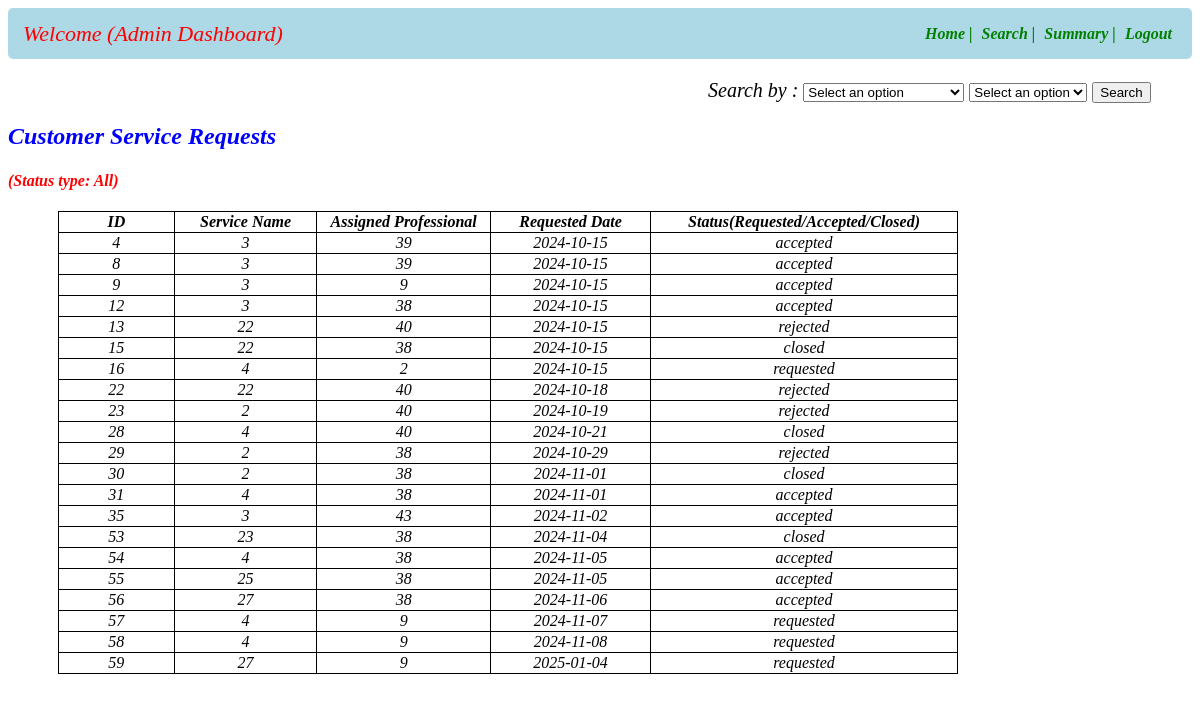
The page /adminsearch on the database its author committed.
### app.py (models this page shows)
class Customer_Service_Request(db.Model):
    __tablename__="customer_service_request"
    id=db.Column(db.Integer,primary_key=True)
    service_id=db.Column(db.Integer,db.ForeignKey(Service_Info.id),nullable=False)
    customer_id=db.Column(db.Integer,db.ForeignKey(User_Info.id),nullable=False)
    professional_id=db.Column(db.Integer,db.ForeignKey(User_Info.id),nullable=False)
    date_of_request=db.Column(db.String,nullable=False)
    date_of_completion=db.Column(db.String,nullable=False)
    service_status=db.Column(db.String,nullable=False)
    remarks=db.Column(db.String)
    location=db.Column(db.String,nullable=False)
    ratings=db.Column(db.String,nullable=False)

### app.py (the view, shortened to what this page needs)
@app.route("/adminsearch",methods=["GET","POST"])
def admin_search():
    servname=Service_Info.query.all()
    crequests=Customer_Service_Request.query.all()
    return render_template("admin_search.html",crequests=crequests)

### templates/admin_search.html (shortened to what this page needs)
<!DOCTYPE html>
<html lang="en">
<head>
</head>
<body>
    <div id="header">
        <nav class="navbar">
            <div class="navdiv">
                <div class="logo">Welcome (Admin Dashboard)</div>
                <ul>
                    <li><a href="/admindashboard">Home |</a></li>
                    <li><a href="/adminsearch">Search |</a></li>
                    <li><a href="/adminsummary">Summary |</a></li>
                    <li><a href="/login">Logout</a></li>
                </ul>
            </div>
        </nav>
    </div>
    <div id="main">
        <form action="/adminsearch" id="form" method="POST">
            <div id="search">
                <label for="dropdown1">Search by :</label>
                <select name="s_name" id="dropdown1"onchange="populateDropdown2()" row="4" cols="21">
                    <option value="">Select an option </option>
                </select>
                    <select name ="s_text" id ="dropdown2">
                        <option value="">Select an option </option>
                    </select>
                    <button type="submit" btn btn-primary data-bs-toggle="tooltip" data-bs-placement="left" title="Click to search">Search</button>
                </div>
            </div>
        {% if searchby=="option3" %}
        <div>
            <h2 style="font-style:italic;color:blue">Service Professional's List</h2>
            <h4 style="color:red;">(Admin may block/unblock professionals)</h4>
            <table id = "professionals-table">
                <thead id="th">
                    <tr>
                        <th>ID</th>
                        <th>Name</th>
                        <th>Experience</th>
                        <th>Service Name</th>
                        <th>Status</th>
                        <th>Customer Reviews</th>
                        <th>Action</th>
                    </tr>
                </thead>
                <tbody id="td">
                    {% for entry in professionals %}
                    {% if entry.role==2 %}
                    <tr>
                        <td><a href="/viewprofessional/{{entry.id}}">{{entry["id"]}}<a/></td>
                        <td>{{entry["full_name"]}}</td>
                        <td>{{entry["experience"]}}</td>
                        <td>{{entry["service_name"]}}</td>
                        <td>{{entry["status"]}}</td>
                        <td>{{entry["reviews"]}}</td>
                        <td><a href="/blockprofessional/{{entry.id}}/reject">Block</a>| <a href="/blockprofessional/{{entry.id}}/approve">Unblock</a></td>
                    </tr>
                    {% endif %}
                    {% endfor %}
                <tbody>
            </table>
        </div>
        {% else %}
         <div>
            <h2 style="font-style:italic;color:blue;">Customer Service Requests</h2>
            <h4 style="font-style:italic;color:red;">(Status type: All)</h4>
            <table id = "servicerequest-table">
                <thead id="th">
                    <tr>
                        <th>ID</th>
                        <th>Service Name</th>
                        <th>Assigned Professional</th>
                        <th>Requested Date</th>
                        <th>Status(Requested/Accepted/Closed)</th>
                    </tr>
                </thead>
                <tbody id="td">
                    {% for entry in crequests%}
                    <tr>
                        <td>{{entry["id"]}}</td>
                        <td>{{entry["service_id"]}}</td>
                        <td>{{entry["professional_id"]}}</td>
                        <td>{{entry["date_of_request"]}}</td>
                        <td>{{entry["service_status"]}}</td>
                    </tr>
                    {% endfor %}
            </table>
        </div>
    {% endif %}
</body>
</html>

### templates/admin_search.html (style rules this page uses)
* { text-decoration: none; }
.navbar { background-color: lightblue; padding-right: 15px; padding-left: 15px; border-radius: 5px; }
ul li { vertical-align: middle; }
.navdiv { display:flex; align-items: center; justify-content: space-between; }
.logo { font-size: 22px; color: red; font-style: italic; }
li { list-style: none; display: inline; }
li a { color: green; font-size: 16px; font-style: italic; margin-right: 5px; font-weight: bold; }
#search { font-style:italic; font-size:20px; margin-top:20px; margin-left:700px; }
table ,th, td { text-align: center; font-style: italic; width:900px; margin-top: 20px; margin-left: 50px; border-radius: 10px; border-color: blue; border: 1px solid black; border-collapse: collapse ; }

### rows shown on the page
Customer_Service_Request: id "4", service_id "3", professional_id "39", date_of_request "2024-10-15", service_status "accepted"
Customer_Service_Request: id "8", service_id "3", professional_id "39", date_of_request "2024-10-15", service_status "accepted"
Customer_Service_Request: id "9", service_id "3", professional_id "9", date_of_request "2024-10-15", service_status "accepted"
Customer_Service_Request: id "12", service_id "3", professional_id "38", date_of_request "2024-10-15", service_status "accepted"
Customer_Service_Request: id "13", service_id "22", professional_id "40", date_of_request "2024-10-15", service_status "rejected"
Customer_Service_Request: id "15", service_id "22", professional_id "38", date_of_request "2024-10-15", service_status "closed"
Customer_Service_Request: id "16", service_id "4", professional_id "2", date_of_request "2024-10-15", service_status "requested"
Customer_Service_Request: id "22", service_id "22", professional_id "40", date_of_request "2024-10-18", service_status "rejected"
Customer_Service_Request: id "23", service_id "2", professional_id "40", date_of_request "2024-10-19", service_status "rejected"
Customer_Service_Request: id "28", service_id "4", professional_id "40", date_of_request "2024-10-21", service_status "closed"
Customer_Service_Request: id "29", service_id "2", professional_id "38", date_of_request "2024-10-29", service_status "rejected"
Customer_Service_Request: id "30", service_id "2", professional_id "38", date_of_request "2024-11-01", service_status "closed"
Customer_Service_Request: id "31", service_id "4", professional_id "38", date_of_request "2024-11-01", service_status "accepted"
Customer_Service_Request: id "35", service_id "3", professional_id "43", date_of_request "2024-11-02", service_status "accepted"
Customer_Service_Request: id "53", service_id "23", professional_id "38", date_of_request "2024-11-04", service_status "closed"
Customer_Service_Request: id "54", service_id "4", professional_id "38", date_of_request "2024-11-05", service_status "accepted"
Customer_Service_Request: id "55", service_id "25", professional_id "38", date_of_request "2024-11-05", service_status "accepted"
Customer_Service_Request: id "56", service_id "27", professional_id "38", date_of_request "2024-11-06", service_status "accepted"
Customer_Service_Request: id "57", service_id "4", professional_id "9", date_of_request "2024-11-07", service_status "requested"
Customer_Service_Request: id "58", service_id "4", professional_id "9", date_of_request "2024-11-08", service_status "requested"
Customer_Service_Request: id "59", service_id "27", professional_id "9", date_of_request "2025-01-04", service_status "requested"
